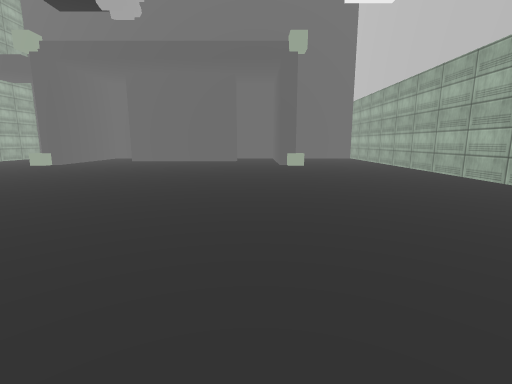
view 1 (above)

18 first-person views from a walk through a 3-D level made in the Unity game engine. The camera is 1.4 m above the floor, tilts 10° down and sees 85° across. The floor is counted in squares, 1 m on a side. Each view is taken from the middle of a square. On the plan, view 1 faces up. The plan holds only what a view shows up to about 14 squares ahead; the rest is blank. The place goes on beyond the plan. The player is left out. Some animated figures are left out. Surface patterns are stand-ins for the level's own textures.

view 2
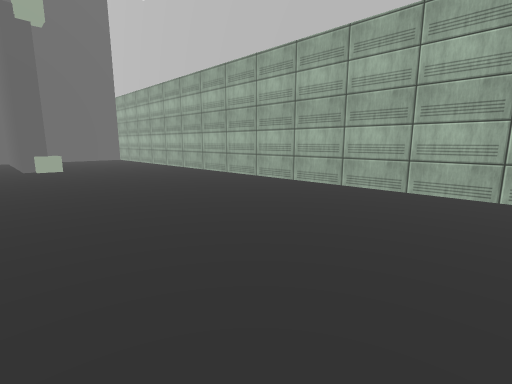

view 3
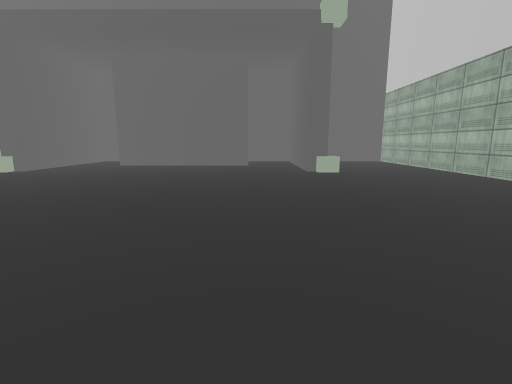

view 4
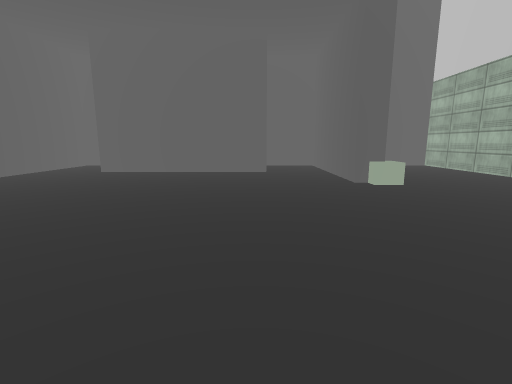

view 5
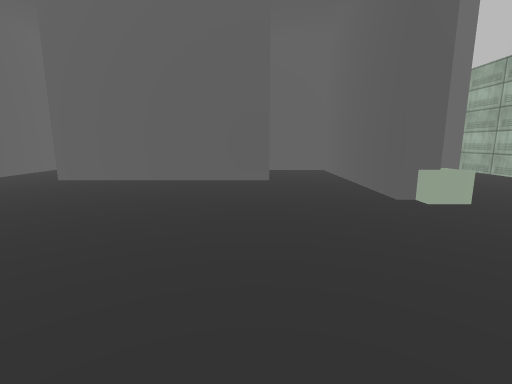

view 6
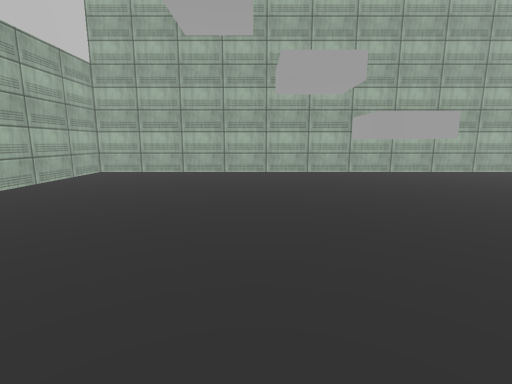

view 7
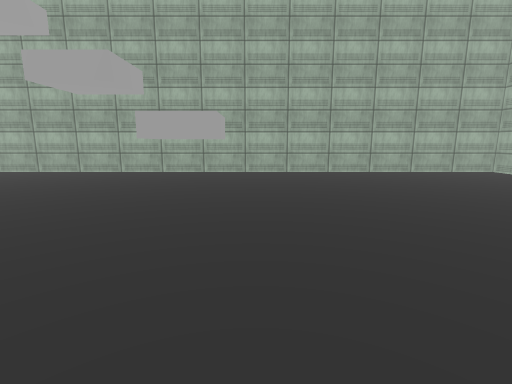

view 8
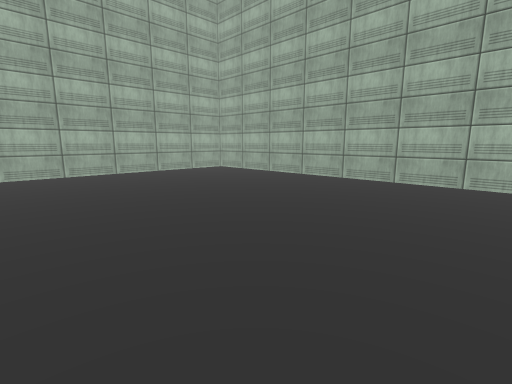

view 9
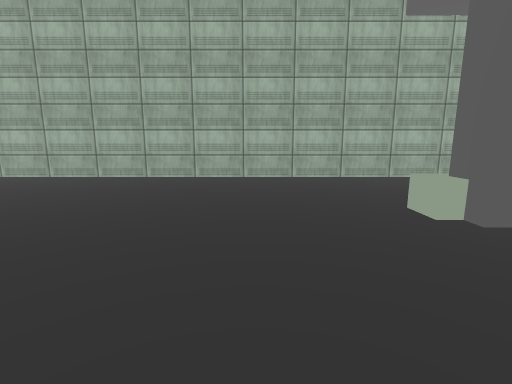

view 10
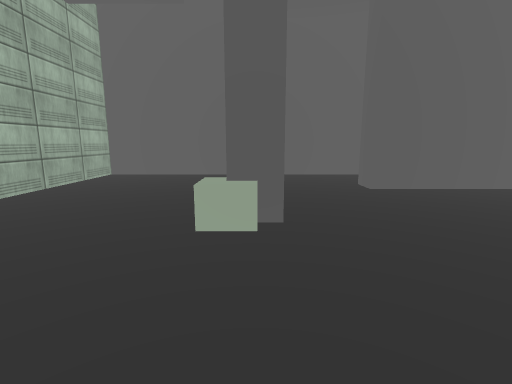

view 11
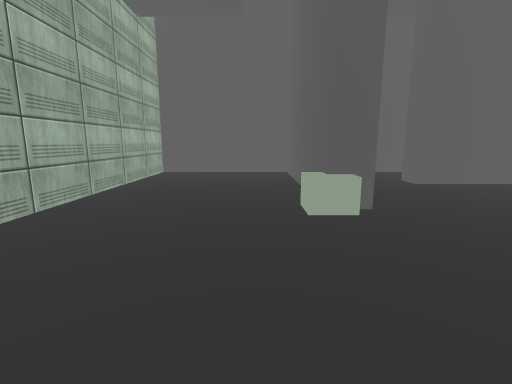

view 12
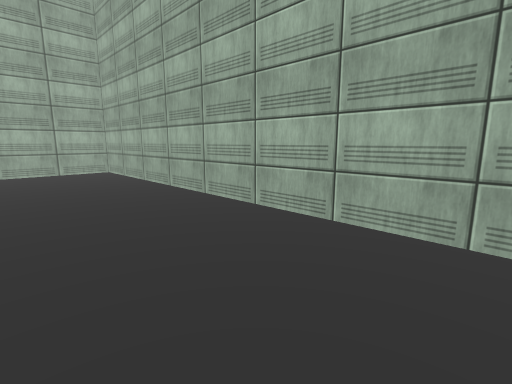

view 13
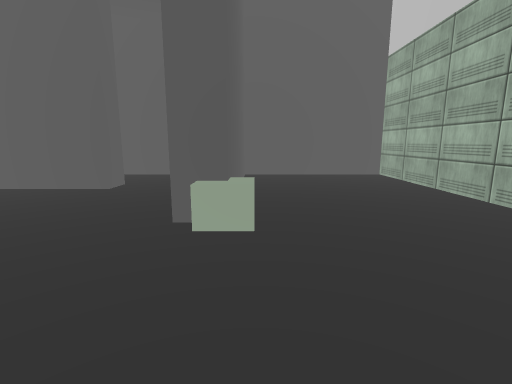

view 14
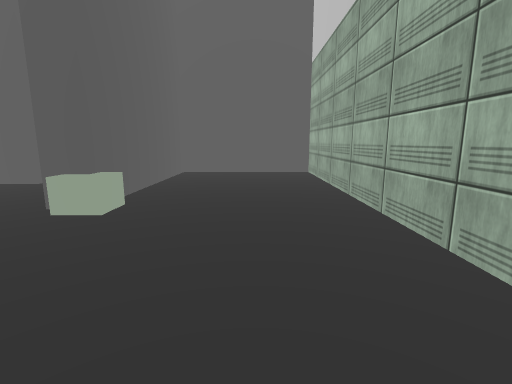

view 15
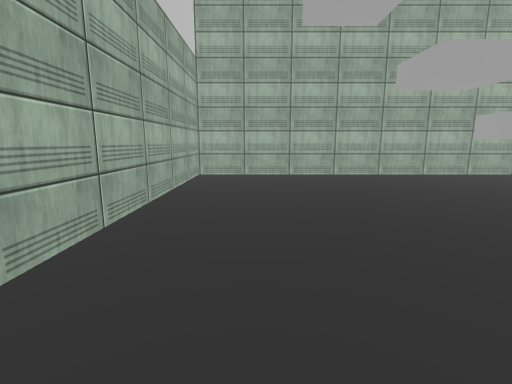

view 16
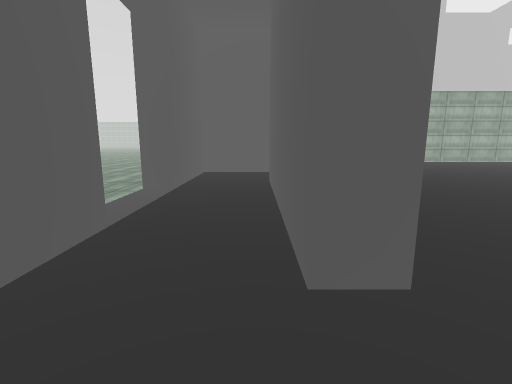

view 17
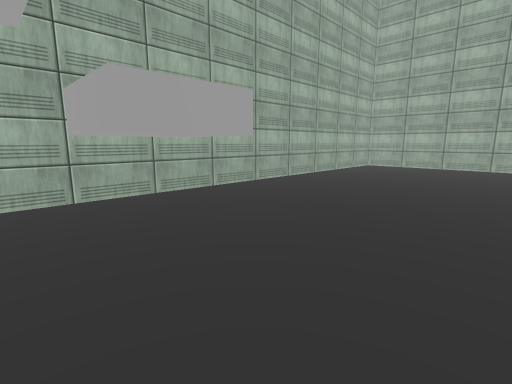

view 18
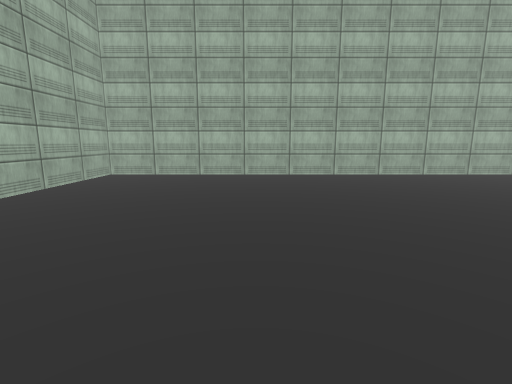

### Floor plan
Key: @ floor where view 1 was taken; # wall or solid block; . floor; = window, fence, low wall or low ledge; C cube; T thing the floor can be seen under or through.
Columns run from 20 left of view 1 to 9 right of it. Each row starts with its distance up from view 1.
 26 #############....#############
 25 #......#..............#......#
 24 #......#..............#......#
 23 #......#..............#......#
 22 #......#...########...#......#
 21 #......#..............#......#
 20 #......#..............#......#
 19 #......#..............#......#
 18 #.....CC..............CC.....#
 17 #.....CC..............CC.....#
 16 #............................#
 15 #............................#
 14 #............................#
 13 #............................#
 12 #............................#
 11 #............................#
 10 #............................#
  9 #............................#
  8 #............................#
  7 #............................#
  6 #............................#
  5 #............................#
  4 #............................#
  3 #............................#
  2 #............................#
  1 #............................#
  0 #.............TT#...@........#
 -1 #.............=.#............#
 -2 #.............# #............#
 -3 ##############################

Where each view was taken, in squares from view 1:
view 1: 0 up, 0 right, facing up
view 2: 1 up, 0 right, facing up-right
view 3: 4 up, 1 left, facing up
view 4: 8 up, 2 left, facing up
view 5: 11 up, 2 left, facing up
view 6: 11 up, 1 right, facing down
view 7: 11 up, 8 left, facing down
view 8: 11 up, 9 left, facing down-left
view 9: 14 up, 8 left, facing left
view 10: 13 up, 13 left, facing up
view 11: 12 up, 15 left, facing up
view 12: 12 up, 15 left, facing down-left
view 13: 13 up, 3 right, facing up
view 14: 12 up, 6 right, facing up
view 15: 10 up, 6 right, facing down
view 16: 23 up, 12 left, facing right
view 17: 5 up, 2 left, facing down-left
view 18: 4 up, 7 left, facing left
